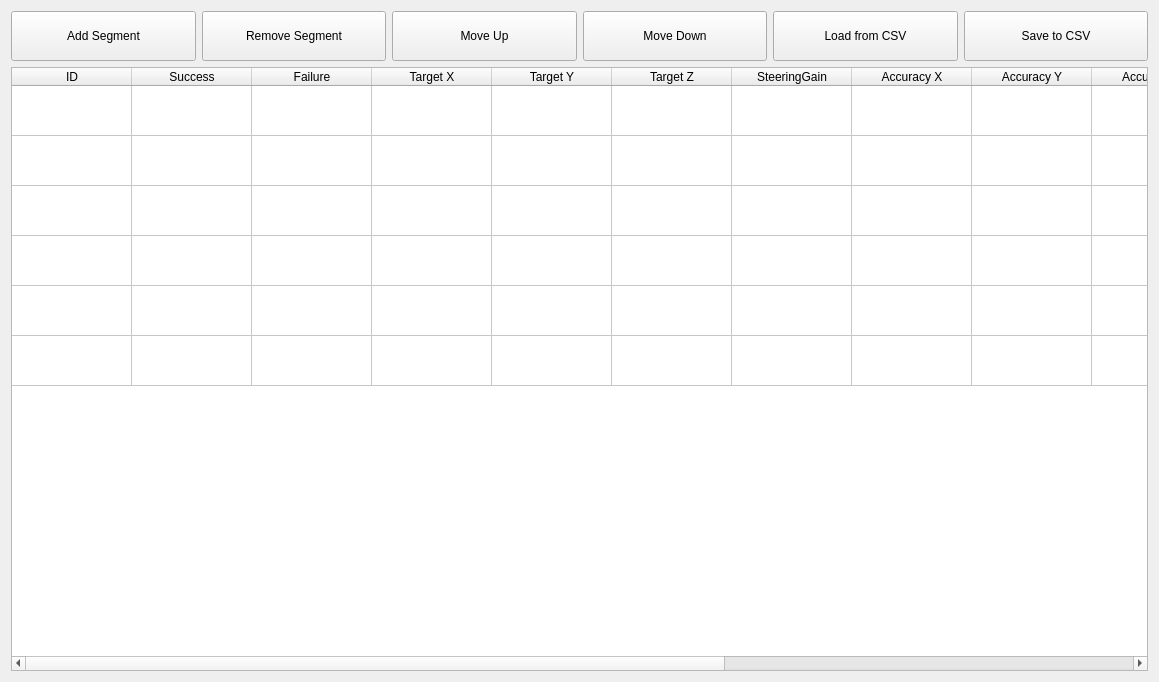
 <widget class="QWidget" name="plannerTool">
  <property name="geometry">
   <rect>
    <x>0</x>
    <y>0</y>
    <width>1159</width>
    <height>682</height>
   </rect>
  </property>
  <property name="windowTitle">
   <string>Autopilot Planner Tool by Evolution Robotics</string>
  </property>
  <property name="styleSheet">
   <string notr="true">/*
 * The MIT License (MIT)
 *
 * Copyright (c) &lt;2013-2014&gt; &lt;Colin Duquesnoy&gt;
 *
 * Permission is hereby granted, free of charge, to any person obtaining a copy
 * of this software and associated documentation files (the &quot;Software&quot;), to deal
 * in the Software without restriction, including without limitation the rights
 * to use, copy, modify, merge, publish, distribute, sublicense, and/or sell
 * copies of the Software, and to permit persons to whom the Software is
 * furnished to do so, subject to the following conditions:

 * The above copyright notice and this permission notice shall be included in
 * all copies or substantial portions of the Software.

 * THE SOFTWARE IS PROVIDED &quot;AS IS&quot;, WITHOUT WARRANTY OF ANY KIND, EXPRESS OR
 * IMPLIED, INCLUDING BUT NOT LIMITED TO THE WARRANTIES OF MERCHANTABILITY,
 * FITNESS FOR A PARTICULAR PURPOSE AND NONINFRINGEMENT. IN NO EVENT SHALL THE
 * AUTHORS OR COPYRIGHT HOLDERS BE LIABLE FOR ANY CLAIM, DAMAGES OR OTHER
 * LIABILITY, WHETHER IN AN ACTION OF CONTRACT, TORT OR OTHERWISE, ARISING FROM,
 * OUT OF OR IN CONNECTION WITH THE SOFTWARE OR THE USE OR OTHER DEALINGS IN
 * THE SOFTWARE.
 */
QToolTip
{
    border: 1px solid #76797C;
    background-color: rgb(90, 102, 117);;
    color: white;
    padding: 5px;
    opacity: 200;
}

QWidget
{
    color: #eff0f1;
    background-color: #31363b;
    selection-background-color:#3daee9;
    selection-color: #eff0f1;
    background-clip: border;
    border-image: none;
    border: 0px transparent black;
    outline: 0;
}

QWidget:item:hover
{
    background-color: #18465d;
    color: #eff0f1;
}

QWidget:item:selected
{
    background-color: #18465d;
}

QCheckBox
{
    spacing: 5px;
    outline: none;
    color: #eff0f1;
    margin-bottom: 2px;
}

QCheckBox:disabled
{
    color: #76797C;
}

QCheckBox::indicator,
QGroupBox::indicator
{
    width: 18px;
    height: 18px;
}
QGroupBox::indicator
{
    margin-left: 2px;
}

QCheckBox::indicator:unchecked
{
    image: url(:/qss_icons/rc/checkbox_unchecked.png);
}

QCheckBox::indicator:unchecked:hover,
QCheckBox::indicator:unchecked:focus,
QCheckBox::indicator:unchecked:pressed,
QGroupBox::indicator:unchecked:hover,
QGroupBox::indicator:unchecked:focus,
QGroupBox::indicator:unchecked:pressed
{
  border: none;
    image: url(:/qss_icons/rc/checkbox_unchecked_focus.png);
}

QCheckBox::indicator:checked
{
    image: url(:/qss_icons/rc/checkbox_checked.png);
}

QCheckBox::indicator:checked:hover,
QCheckBox::indicator:checked:focus,
QCheckBox::indicator:checked:pressed,
QGroupBox::indicator:checked:hover,
QGroupBox::indicator:checked:focus,
QGroupBox::indicator:checked:pressed
{
  border: none;
    image: url(:/qss_icons/rc/checkbox_checked_focus.png);
}


QCheckBox::indicator:indeterminate
{
    image: url(:/qss_icons/rc/checkbox_indeterminate.png);
}

QCheckBox::indicator:indeterminate:focus,
QCheckBox::indicator:indeterminate:hover,
QCheckBox::indicator:indeterminate:pressed
{
    image: url(:/qss_icons/rc/checkbox_indeterminate_focus.png);
}

QCheckBox::indicator:checked:disabled,
QGroupBox::indicator:checked:disabled
{
    image: url(:/qss_icons/rc/checkbox_checked_disabled.png);
}

QCheckBox::indicator:unchecked:disabled,
QGroupBox::indicator:unchecked:disabled
{
    image: url(:/qss_icons/rc/checkbox_unchecked_disabled.png);
}

QRadioButton
{
    spacing: 5px;
    outline: none;
    color: #eff0f1;
    margin-bottom: 2px;
}

QRadioButton:disabled
{
    color: #76797C;
}
QRadioButton::indicator
{
    width: 21px;
    height: 21px;
}

QRadioButton::indicator:unchecked
{
    image: url(:/qss_icons/rc/radio_unchecked.png);
}


QRadioButton::indicator:unchecked:hover,
QRadioButton::indicator:unchecked:focus,
QRadioButton::indicator:unchecked:pressed
{
    border: none;
    outline: none;
    image: url(:/qss_icons/rc/radio_unchecked_focus.png);
}

QRadioButton::indicator:checked
{
    border: none;
    outline: none;
    image: url(:/qss_icons/rc/radio_checked.png);
}

QRadioButton::indicator:checked:hover,
QRadioButton::indicator:checked:focus,
QRadioButton::indicator:checked:pressed
{
    border: none;
    outline: none;
    image: url(:/qss_icons/rc/radio_checked_focus.png);
}

QRadioButton::indicator:checked:disabled
{
    outline: none;
    image: url(:/qss_icons/rc/radio_checked_disabled.png);
}

QRadioButton::indicator:unchecked:disabled
{
    image: url(:/qss_icons/rc/radio_unchecked_disabled.png);
}


QMenuBar
{
    background-color: #31363b;
    color: #eff0f1;
}

QMenuBar::item
{
    background: transparent;
}

QMenuBar::item:selected
{
    background: transparent;
    border: 1px solid #76797C;
}

QMenuBar::item:pressed
{
    border: 1px solid #76797C;
    background-color: #3daee9;
    color: #eff0f1;
    margin-bottom:-1px;
    padding-bottom:1px;
}

QMenu
{
    border: 1px solid #76797C;
    color: #eff0f1;
    margin: 2px;
}

QMenu::icon
{
    margin: 5px;
}

QMenu::item
{
    padding: 5px 30px 5px 30px;
    border: 1px solid transparent; /* reserve space for selection border */
}

QMenu::item:selected
{
    color: #eff0f1;
}

QMenu::separator {
    height: 2px;
    background: lightblue;
    margin-left: 10px;
    margin-right: 5px;
}

QMenu::indicator {
    width: 18px;
    height: 18px;
}

/* non-exclusive indicator = check box style indicator
   (see QActionGroup::setExclusive) */
QMenu::indicator:non-exclusive:unchecked {
    image: url(:/qss_icons/rc/checkbox_unchecked.png);
}

QMenu::indicator:non-exclusive:unchecked:selected {
    image: url(:/qss_icons/rc/checkbox_unchecked_disabled.png);
}

QMenu::indicator:non-exclusive:checked {
    image: url(:/qss_icons/rc/checkbox_checked.png);
}

QMenu::indicator:non-exclusive:checked:selected {
    image: url(:/qss_icons/rc/checkbox_checked_disabled.png);
}

/* exclusive indicator = radio button style indicator (see QActionGroup::setExclusive) */
QMenu::indicator:exclusive:unchecked {
    image: url(:/qss_icons/rc/radio_unchecked.png);
}

QMenu::indicator:exclusive:unchecked:selected {
    image: url(:/qss_icons/rc/radio_unchecked_disabled.png);
}

QMenu::indicator:exclusive:checked {
    image: url(:/qss_icons/rc/radio_checked.png);
}

QMenu::indicator:exclusive:checked:selected {
    image: url(:/qss_icons/rc/radio_checked_disabled.png);
}

QMenu::right-arrow {
    margin: 5px;
    image: url(:/qss_icons/rc/right_arrow.png)
}


QWidget:disabled
{
    color: #454545;
    background-color: #31363b;
}

QAbstractItemView
{
    alternate-background-color: #31363b;
    color: #eff0f1;
    border: 1px solid 3A3939;
    border-radius: 2px;
}

QWidget:focus, QMenuBar:focus
{
    border: 1px solid #3daee9;
}

QTabWidget:focus, QCheckBox:focus, QRadioButton:focus, QSlider:focus
{
    border: none;
}

QLineEdit
{
    background-color: #232629;
    padding: 5px;
    border-style: solid;
    border: 1px solid #76797C;
    border-radius: 2px;
    color: #eff0f1;
}

QAbstractItemView QLineEdit
{
    padding: 0;
}

QGroupBox {
    border:1px solid #76797C;
    border-radius: 2px;
    margin-top: 20px;
}

QGroupBox::title {
    subcontrol-origin: margin;
    subcontrol-position: top center;
    padding-left: 10px;
    padding-right: 10px;
    padding-top: 10px;
}

QAbstractScrollArea
{
    border-radius: 2px;
    border: 1px solid #76797C;
    background-color: transparent;
}

QScrollBar:horizontal
{
    height: 15px;
    margin: 3px 15px 3px 15px;
    border: 1px transparent #2A2929;
    border-radius: 4px;
    background-color: #2A2929;
}

QScrollBar::handle:horizontal
{
    background-color: #605F5F;
    min-width: 5px;
    border-radius: 4px;
}

QScrollBar::add-line:horizontal
{
    margin: 0px 3px 0px 3px;
    border-image: url(:/qss_icons/rc/right_arrow_disabled.png);
    width: 10px;
    height: 10px;
    subcontrol-position: right;
    subcontrol-origin: margin;
}

QScrollBar::sub-line:horizontal
{
    margin: 0px 3px 0px 3px;
    border-image: url(:/qss_icons/rc/left_arrow_disabled.png);
    height: 10px;
    width: 10px;
    subcontrol-position: left;
    subcontrol-origin: margin;
}

QScrollBar::add-line:horizontal:hover,QScrollBar::add-line:horizontal:on
{
    border-image: url(:/qss_icons/rc/right_arrow.png);
    height: 10px;
    width: 10px;
    subcontrol-position: right;
    subcontrol-origin: margin;
}


QScrollBar::sub-line:horizontal:hover, QScrollBar::sub-line:horizontal:on
{
    border-image: url(:/qss_icons/rc/left_arrow.png);
    height: 10px;
    width: 10px;
    subcontrol-position: left;
    subcontrol-origin: margin;
}

QScrollBar::up-arrow:horizontal, QScrollBar::down-arrow:horizontal
{
    background: none;
}


QScrollBar::add-page:horizontal, QScrollBar::sub-page:horizontal
{
    background: none;
}

QScrollBar:vertical
{
    background-color: #2A2929;
    width: 15px;
    margin: 15px 3px 15px 3px;
    border: 1px transparent #2A2929;
    border-radius: 4px;
}

QScrollBar::handle:vertical
{
    background-color: #605F5F;
    min-height: 5px;
    border-radius: 4px;
}

QScrollBar::sub-line:vertical
{
    margin: 3px 0px 3px 0px;
    border-image: url(:/qss_icons/rc/up_arrow_disabled.png);
    height: 10px;
    width: 10px;
    subcontrol-position: top;
    subcontrol-origin: margin;
}

QScrollBar::add-line:vertical
{
    margin: 3px 0px 3px 0px;
    border-image: url(:/qss_icons/rc/down_arrow_disabled.png);
    height: 10px;
    width: 10px;
    subcontrol-position: bottom;
    subcontrol-origin: margin;
}

QScrollBar::sub-line:vertical:hover,QScrollBar::sub-line:vertical:on
{

    border-image: url(:/qss_icons/rc/up_arrow.png);
    height: 10px;
    width: 10px;
    subcontrol-position: top;
    subcontrol-origin: margin;
}


QScrollBar::add-line:vertical:hover, QScrollBar::add-line:vertical:on
{
    border-image: url(:/qss_icons/rc/down_arrow.png);
    height: 10px;
    width: 10px;
    subcontrol-position: bottom;
    subcontrol-origin: margin;
}

QScrollBar::up-arrow:vertical, QScrollBar::down-arrow:vertical
{
    background: none;
}


QScrollBar::add-page:vertical, QScrollBar::sub-page:vertical
{
    background: none;
}

QTextEdit
{
    background-color: #232629;
    color: #eff0f1;
    border: 1px solid #76797C;
}

QPlainTextEdit
{
    background-color: #232629;;
    color: #eff0f1;
    border-radius: 2px;
    border: 1px solid #76797C;
}

QHeaderView::section
{
    background-color: #76797C;
    color: #eff0f1;
    padding: 5px;
    border: 1px solid #76797C;
}

QSizeGrip {
    image: url(:/qss_icons/rc/sizegrip.png);
    width: 12px;
    height: 12px;
}


QMainWindow::separator
{
    background-color: #31363b;
    color: white;
    padding-left: 4px;
    spacing: 2px;
    border: 1px dashed #76797C;
}

QMainWindow::separator:hover
{

    background-color: #787876;
    color: white;
    padding-left: 4px;
    border: 1px solid #76797C;
    spacing: 2px;
}


QMenu::separator
{
    height: 1px;
    background-color: #76797C;
    color: white;
    padding-left: 4px;
    margin-left: 10px;
    margin-right: 5px;
}


QFrame
{
    border-radius: 2px;
    border: 1px solid #76797C;
}

QFrame[frameShape=&quot;0&quot;]
{
    border-radius: 2px;
    border: 1px transparent #76797C;
}

QStackedWidget
{
    border: 1px transparent black;
}

QToolBar {
    border: 1px transparent #393838;
    background: 1px solid #31363b;
    font-weight: bold;
}

QToolBar::handle:horizontal {
    image: url(:/qss_icons/rc/Hmovetoolbar.png);
}
QToolBar::handle:vertical {
    image: url(:/qss_icons/rc/Vmovetoolbar.png);
}
QToolBar::separator:horizontal {
    image: url(:/qss_icons/rc/Hsepartoolbar.png);
}
QToolBar::separator:vertical {
    image: url(:/qss_icons/rc/Vsepartoolbar.png);
}
QToolButton#qt_toolbar_ext_button {
    background: #58595a
}

QPushButton
{
    color: #eff0f1;
    background-color: #31363b;
    border-width: 1px;
    border-color: #76797C;
    border-style: solid;
    padding: 5px;
    border-radius: 2px;
    outline: none;
}

QPushButton:disabled
{
    background-color: #31363b;
    border-width: 1px;
    border-color: #454545;
    border-style: solid;
    padding-top: 5px;
    padding-bottom: 5px;
    padding-left: 10px;
    padding-right: 10px;
    border-radius: 2px;
    color: #454545;
}

QPushButton:focus {
    background-color: #3daee9;
    color: white;
}

QPushButton:pressed
{
    background-color: #3daee9;
    padding-top: -15px;
    padding-bottom: -17px;
}

QComboBox
{
    selection-background-color: #3daee9;
    border-style: solid;
    border: 1px solid #76797C;
    border-radius: 2px;
    padding: 5px;
    min-width: 75px;
}

QPushButton:checked{
    background-color: #76797C;
    border-color: #6A6969;
}

QComboBox:hover,QPushButton:hover,QAbstractSpinBox:hover,QLineEdit:hover,QTextEdit:hover,QPlainTextEdit:hover,QAbstractView:hover,QTreeView:hover
{
    border: 1px solid #3daee9;
    color: #eff0f1;
}

QComboBox:on
{
    padding-top: 3px;
    padding-left: 4px;
    selection-background-color: #4a4a4a;
}

QComboBox QAbstractItemView
{
    background-color: #232629;
    border-radius: 2px;
    border: 1px solid #76797C;
    selection-background-color: #18465d;
}

QComboBox::drop-down
{
    subcontrol-origin: padding;
    subcontrol-position: top right;
    width: 15px;

    border-left-width: 0px;
    border-left-color: darkgray;
    border-left-style: solid;
    border-top-right-radius: 3px;
    border-bottom-right-radius: 3px;
}

QComboBox::down-arrow
{
    image: url(:/qss_icons/rc/down_arrow_disabled.png);
}

QComboBox::down-arrow:on, QComboBox::down-arrow:hover,
QComboBox::down-arrow:focus
{
    image: url(:/qss_icons/rc/down_arrow.png);
}

QAbstractSpinBox {
    padding: 5px;
    border: 1px solid #76797C;
    background-color: #232629;
    color: #eff0f1;
    border-radius: 2px;
    min-width: 75px;
}

QAbstractSpinBox:up-button
{
    background-color: transparent;
    subcontrol-origin: border;
    subcontrol-position: center right;
}

QAbstractSpinBox:down-button
{
    background-color: transparent;
    subcontrol-origin: border;
    subcontrol-position: center left;
}

QAbstractSpinBox::up-arrow,QAbstractSpinBox::up-arrow:disabled,QAbstractSpinBox::up-arrow:off {
    image: url(:/qss_icons/rc/up_arrow_disabled.png);
    width: 10px;
    height: 10px;
}
QAbstractSpinBox::up-arrow:hover
{
    image: url(:/qss_icons/rc/up_arrow.png);
}


QAbstractSpinBox::down-arrow,QAbstractSpinBox::down-arrow:disabled,QAbstractSpinBox::down-arrow:off
{
    image: url(:/qss_icons/rc/down_arrow_disabled.png);
    width: 10px;
    height: 10px;
}
QAbstractSpinBox::down-arrow:hover
{
    image: url(:/qss_icons/rc/down_arrow.png);
}


QLabel
{
    border: 0px solid black;
}

QTabWidget{
    border: 0px transparent black;
}

QTabWidget::pane {
    border: 1px solid #76797C;
    padding: 5px;
    margin: 0px;
}

QTabWidget::tab-bar {
    left: 5px; /* move to the right by 5px */
}

QTabBar
{
    qproperty-drawBase: 0;
    border-radius: 3px;
}

QTabBar:focus
{
    border: 0px transparent black;
}

QTabBar::close-button  {
    image: url(:/qss_icons/rc/close.png);
    background: transparent;
}

QTabBar::close-button:hover
{
    image: url(:/qss_icons/rc/close-hover.png);
    background: transparent;
}

QTabBar::close-button:pressed {
    image: url(:/qss_icons/rc/close-pressed.png);
    background: transparent;
}

/* TOP TABS */
QTabBar::tab:top {
    color: #eff0f1;
    border: 1px solid #76797C;
    border-bottom: 1px transparent black;
    background-color: #31363b;
    padding: 5px;
    min-width: 50px;
    border-top-left-radius: 2px;
    border-top-right-radius: 2px;
}

QTabBar::tab:top:!selected
{
    color: #eff0f1;
    background-color: #54575B;
    border: 1px solid #76797C;
    border-bottom: 1px transparent black;
    border-top-left-radius: 2px;
    border-top-right-radius: 2px;    
}

QTabBar::tab:top:!selected:hover {
    background-color: #3daee9;
}

/* BOTTOM TABS */
QTabBar::tab:bottom {
    color: #eff0f1;
    border: 1px solid #76797C;
    border-top: 1px transparent black;
    background-color: #31363b;
    padding: 5px;
    border-bottom-left-radius: 2px;
    border-bottom-right-radius: 2px;
    min-width: 50px;
}

QTabBar::tab:bottom:!selected
{
    color: #eff0f1;
    background-color: #54575B;
    border: 1px solid #76797C;
    border-top: 1px transparent black;
    border-bottom-left-radius: 2px;
    border-bottom-right-radius: 2px;
}

QTabBar::tab:bottom:!selected:hover {
    background-color: #3daee9;
}

/* LEFT TABS */
QTabBar::tab:left {
    color: #eff0f1;
    border: 1px solid #76797C;
    border-left: 1px transparent black;
    background-color: #31363b;
    padding: 5px;
    border-top-right-radius: 2px;
    border-bottom-right-radius: 2px;
    min-height: 50px;
}

QTabBar::tab:left:!selected
{
    color: #eff0f1;
    background-color: #54575B;
    border: 1px solid #76797C;
    border-left: 1px transparent black;
    border-top-right-radius: 2px;
    border-bottom-right-radius: 2px;
}

QTabBar::tab:left:!selected:hover {
    background-color: #3daee9;
}


/* RIGHT TABS */
QTabBar::tab:right {
    color: #eff0f1;
    border: 1px solid #76797C;
    border-right: 1px transparent black;
    background-color: #31363b;
    padding: 5px;
    border-top-left-radius: 2px;
    border-bottom-left-radius: 2px;
    min-height: 50px;
}

QTabBar::tab:right:!selected
{
    color: #eff0f1;
    background-color: #54575B;
    border: 1px solid #76797C;
    border-right: 1px transparent black;
    border-top-left-radius: 2px;
    border-bottom-left-radius: 2px;
}

QTabBar::tab:right:!selected:hover {
    background-color: #3daee9;
}

QTabBar QToolButton::right-arrow:enabled {
     image: url(:/qss_icons/rc/right_arrow.png);
 }

 QTabBar QToolButton::left-arrow:enabled {
     image: url(:/qss_icons/rc/left_arrow.png);
 }

QTabBar QToolButton::right-arrow:disabled {
     image: url(:/qss_icons/rc/right_arrow_disabled.png);
 }

 QTabBar QToolButton::left-arrow:disabled {
     image: url(:/qss_icons/rc/left_arrow_disabled.png);
 }


QDockWidget {
    background: #31363b;
    border: 1px solid #403F3F;
    titlebar-close-icon: url(:/qss_icons/rc/close.png);
    titlebar-normal-icon: url(:/qss_icons/rc/undock.png);
}

QDockWidget::close-button, QDockWidget::float-button {
    border: 1px solid transparent;
    border-radius: 2px;
    background: transparent;
}

QDockWidget::close-button:hover, QDockWidget::float-button:hover {
    background: rgba(255, 255, 255, 10);
}

QDockWidget::close-button:pressed, QDockWidget::float-button:pressed {
    padding: 1px -1px -1px 1px;
    background: rgba(255, 255, 255, 10);
}

QTreeView, QListView
{
    border: 1px solid #76797C;
    background-color: #232629;
}

QTreeView:branch:selected, QTreeView:branch:hover
{
    background: url(:/qss_icons/rc/transparent.png);
}

QTreeView::branch:has-siblings:!adjoins-item {
    border-image: url(:/qss_icons/rc/transparent.png);
}

QTreeView::branch:has-siblings:adjoins-item {
    border-image: url(:/qss_icons/rc/transparent.png);
}

QTreeView::branch:!has-children:!has-siblings:adjoins-item {
    border-image: url(:/qss_icons/rc/transparent.png);
}

QTreeView::branch:has-children:!has-siblings:closed,
QTreeView::branch:closed:has-children:has-siblings {
    image: url(:/qss_icons/rc/branch_closed.png);
}

QTreeView::branch:open:has-children:!has-siblings,
QTreeView::branch:open:has-children:has-siblings  {
    image: url(:/qss_icons/rc/branch_open.png);
}

QTreeView::branch:has-children:!has-siblings:closed:hover,
QTreeView::branch:closed:has-children:has-siblings:hover {
    image: url(:/qss_icons/rc/branch_closed-on.png);
    }

QTreeView::branch:open:has-children:!has-siblings:hover,
QTreeView::branch:open:has-children:has-siblings:hover  {
    image: url(:/qss_icons/rc/branch_open-on.png);
    }

QListView::item:!selected:hover, QTreeView::item:!selected:hover  {
    background: #18465d;
    outline: 0;
    color: #eff0f1
}

QListView::item:selected:hover, QTreeView::item:selected:hover  {
    background: #287399;
    color: #eff0f1;
}

QSlider::groove:horizontal {
    border: 1px solid #565a5e;
    height: 4px;
    background: #565a5e;
    margin: 0px;
    border-radius: 2px;
}

QSlider::handle:horizontal {
    background: #232629;
    border: 1px solid #565a5e;
    width: 16px;
    height: 16px;
    margin: -8px 0;
    border-radius: 9px;
}

QSlider::groove:vertical {
    border: 1px solid #565a5e;
    width: 4px;
    background: #565a5e;
    margin: 0px;
    border-radius: 3px;
}

QSlider::handle:vertical {
    background: #232629;
    border: 1px solid #565a5e;
    width: 16px;
    height: 16px;
    margin: 0 -8px;
    border-radius: 9px;
}

QToolButton {
    background-color: transparent;
    border: 1px transparent #76797C;
    border-radius: 2px;
    margin: 3px;
    padding: 5px;
}

QToolButton[popupMode=&quot;1&quot;] { /* only for MenuButtonPopup */
 padding-right: 20px; /* make way for the popup button */
 border: 1px #76797C;
 border-radius: 5px;
}

QToolButton[popupMode=&quot;2&quot;] { /* only for InstantPopup */
 padding-right: 10px; /* make way for the popup button */
 border: 1px #76797C;
}


QToolButton:hover, QToolButton::menu-button:hover {
    background-color: transparent;
    border: 1px solid #3daee9;
    padding: 5px;
}

QToolButton:checked, QToolButton:pressed,
        QToolButton::menu-button:pressed {
    background-color: #3daee9;
    border: 1px solid #3daee9;
    padding: 5px;
}

/* the subcontrol below is used only in the InstantPopup or DelayedPopup mode */
QToolButton::menu-indicator {
    image: url(:/qss_icons/rc/down_arrow.png);
    top: -7px; left: -2px; /* shift it a bit */
}

/* the subcontrols below are used only in the MenuButtonPopup mode */
QToolButton::menu-button {
    border: 1px transparent #76797C;
    border-top-right-radius: 6px;
    border-bottom-right-radius: 6px;
    /* 16px width + 4px for border = 20px allocated above */
    width: 16px;
    outline: none;
}

QToolButton::menu-arrow {
    image: url(:/qss_icons/rc/down_arrow.png);
}

QToolButton::menu-arrow:open {
    border: 1px solid #76797C;
}

QPushButton::menu-indicator  {
    subcontrol-origin: padding;
    subcontrol-position: bottom right;
    left: 8px;
}

QTableView
{
    border: 1px solid #76797C;
    gridline-color: #31363b;
    background-color: #232629;
}


QTableView, QHeaderView
{
    border-radius: 0px;
}

QTableView::item:pressed, QListView::item:pressed, QTreeView::item:pressed  {
    background: #18465d;
    color: #eff0f1;
}

QTableView::item:selected:active, QTreeView::item:selected:active, QListView::item:selected:active  {
    background: #287399;
    color: #eff0f1;
}


QHeaderView
{
    background-color: #31363b;
    border: 1px transparent;
    border-radius: 0px;
    margin: 0px;
    padding: 0px;

}

QHeaderView::section  {
    background-color: #31363b;
    color: #eff0f1;
    padding: 5px;
    border: 1px solid #76797C;
    border-radius: 0px;
    text-align: center;
}

QHeaderView::section::vertical::first, QHeaderView::section::vertical::only-one
{
    border-top: 1px solid #76797C;
}

QHeaderView::section::vertical
{
    border-top: transparent;
}

QHeaderView::section::horizontal::first, QHeaderView::section::horizontal::only-one
{
    border-left: 1px solid #76797C;
}

QHeaderView::section::horizontal
{
    border-left: transparent;
}


QHeaderView::section:checked
 {
    color: white;
    background-color: #334e5e;
 }

 /* style the sort indicator */
QHeaderView::down-arrow {
    image: url(:/qss_icons/rc/down_arrow.png);
}

QHeaderView::up-arrow {
    image: url(:/qss_icons/rc/up_arrow.png);
}


QTableCornerButton::section {
    background-color: #31363b;
    border: 1px transparent #76797C;
    border-radius: 0px;
}

QToolBox  {
    padding: 5px;
    border: 1px transparent black;
}

QToolBox::tab {
    color: #eff0f1;
    background-color: #31363b;
    border: 1px solid #76797C;
    border-bottom: 1px transparent #31363b;
    border-top-left-radius: 5px;
    border-top-right-radius: 5px;
}

QToolBox::tab:selected { /* italicize selected tabs */
    font: italic;
    background-color: #31363b;
    border-color: #3daee9;
 }

QStatusBar::item {
    border: 0px transparent dark;
 }


QFrame[height=&quot;3&quot;], QFrame[width=&quot;3&quot;] {
    background-color: #76797C;
}


QSplitter::handle {
    border: 1px dashed #76797C;
}

QSplitter::handle:hover {
    background-color: #787876;
    border: 1px solid #76797C;
}

QSplitter::handle:horizontal {
    width: 1px;
}

QSplitter::handle:vertical {
    height: 1px;
}

QProgressBar {
    border: 1px solid #76797C;
    border-radius: 5px;
    text-align: center;
}

QProgressBar::chunk {
    background-color: #05B8CC;
}

QDateEdit
{
    selection-background-color: #3daee9;
    border-style: solid;
    border: 1px solid #3375A3;
    border-radius: 2px;
    padding: 1px;
    min-width: 75px;
}

QDateEdit:on
{
    padding-top: 3px;
    padding-left: 4px;
    selection-background-color: #4a4a4a;
}

QDateEdit QAbstractItemView
{
    background-color: #232629;
    border-radius: 2px;
    border: 1px solid #3375A3;
    selection-background-color: #3daee9;
}

QDateEdit::drop-down
{
    subcontrol-origin: padding;
    subcontrol-position: top right;
    width: 15px;
    border-left-width: 0px;
    border-left-color: darkgray;
    border-left-style: solid;
    border-top-right-radius: 3px;
    border-bottom-right-radius: 3px;
}

QDateEdit::down-arrow
{
    image: url(:/qss_icons/rc/down_arrow_disabled.png);
}

QDateEdit::down-arrow:on, QDateEdit::down-arrow:hover,
QDateEdit::down-arrow:focus
{
    image: url(:/qss_icons/rc/down_arrow.png);
}</string>
  </property>
  <layout class="QGridLayout" name="gridLayout">
   <item row="0" column="3">
    <widget class="QPushButton" name="pushButton_4">
     <property name="sizePolicy">
      <sizepolicy hsizetype="Minimum" vsizetype="Minimum">
       <horstretch>0</horstretch>
       <verstretch>0</verstretch>
      </sizepolicy>
     </property>
     <property name="text">
      <string>Move Down</string>
     </property>
     <property name="icon">
      <iconset theme="go-down"/>
     </property>
    </widget>
   </item>
   <item row="0" column="0">
    <widget class="QPushButton" name="pushButton">
     <property name="sizePolicy">
      <sizepolicy hsizetype="Minimum" vsizetype="Minimum">
       <horstretch>0</horstretch>
       <verstretch>0</verstretch>
      </sizepolicy>
     </property>
     <property name="maximumSize">
      <size>
       <width>16777215</width>
       <height>50</height>
      </size>
     </property>
     <property name="text">
      <string>Add Segment</string>
     </property>
     <property name="icon">
      <iconset theme="list-add"/>
     </property>
    </widget>
   </item>
   <item row="0" column="2">
    <widget class="QPushButton" name="pushButton_3">
     <property name="sizePolicy">
      <sizepolicy hsizetype="Minimum" vsizetype="Minimum">
       <horstretch>0</horstretch>
       <verstretch>0</verstretch>
      </sizepolicy>
     </property>
     <property name="text">
      <string>Move Up</string>
     </property>
     <property name="icon">
      <iconset theme="go-up"/>
     </property>
    </widget>
   </item>
   <item row="0" column="1">
    <widget class="QPushButton" name="pushButton_2">
     <property name="sizePolicy">
      <sizepolicy hsizetype="Minimum" vsizetype="Minimum">
       <horstretch>0</horstretch>
       <verstretch>0</verstretch>
      </sizepolicy>
     </property>
     <property name="text">
      <string>Remove Segment</string>
     </property>
     <property name="icon">
      <iconset theme="list-remove"/>
     </property>
    </widget>
   </item>
   <item row="0" column="4">
    <widget class="QPushButton" name="pushButton_5">
     <property name="sizePolicy">
      <sizepolicy hsizetype="Minimum" vsizetype="Minimum">
       <horstretch>0</horstretch>
       <verstretch>0</verstretch>
      </sizepolicy>
     </property>
     <property name="text">
      <string>Load from CSV</string>
     </property>
     <property name="icon">
      <iconset theme="document-open"/>
     </property>
    </widget>
   </item>
   <item row="0" column="5">
    <widget class="QPushButton" name="pushButton_6">
     <property name="sizePolicy">
      <sizepolicy hsizetype="Minimum" vsizetype="Minimum">
       <horstretch>0</horstretch>
       <verstretch>0</verstretch>
      </sizepolicy>
     </property>
     <property name="text">
      <string>Save to CSV</string>
     </property>
     <property name="icon">
      <iconset theme="document-save"/>
     </property>
    </widget>
   </item>
   <item row="1" column="0" rowspan="4" colspan="6">
    <widget class="QTableWidget" name="segmentEditor">
     <property name="sizePolicy">
      <sizepolicy hsizetype="Expanding" vsizetype="Expanding">
       <horstretch>0</horstretch>
       <verstretch>0</verstretch>
      </sizepolicy>
     </property>
     <property name="styleSheet">
      <string notr="true"/>
     </property>
     <property name="alternatingRowColors">
      <bool>false</bool>
     </property>
     <property name="verticalScrollMode">
      <enum>QAbstractItemView::ScrollPerPixel</enum>
     </property>
     <property name="horizontalScrollMode">
      <enum>QAbstractItemView::ScrollPerPixel</enum>
     </property>
     <property name="columnCount">
      <number>15</number>
     </property>
     <attribute name="horizontalHeaderCascadingSectionResizes">
      <bool>false</bool>
     </attribute>
     <attribute name="horizontalHeaderDefaultSectionSize">
      <number>120</number>
     </attribute>
     <attribute name="horizontalHeaderHighlightSections">
      <bool>false</bool>
     </attribute>
     <attribute name="horizontalHeaderMinimumSectionSize">
      <number>120</number>
     </attribute>
     <attribute name="horizontalHeaderShowSortIndicator" stdset="0">
      <bool>false</bool>
     </attribute>
     <attribute name="horizontalHeaderStretchLastSection">
      <bool>false</bool>
     </attribute>
     <attribute name="verticalHeaderVisible">
      <bool>false</bool>
     </attribute>
     <attribute name="verticalHeaderDefaultSectionSize">
      <number>50</number>
     </attribute>
     <attribute name="verticalHeaderMinimumSectionSize">
      <number>50</number>
     </attribute>
     <attribute name="verticalHeaderShowSortIndicator" stdset="0">
      <bool>false</bool>
     </attribute>
     <attribute name="verticalHeaderStretchLastSection">
      <bool>false</bool>
     </attribute>
     <row>
      <property name="text">
       <string>New Row</string>
      </property>
     </row>
     <row>
      <property name="text">
       <string>New Row</string>
      </property>
     </row>
     <row>
      <property name="text">
       <string>New Row</string>
      </property>
     </row>
     <row>
      <property name="text">
       <string>New Row</string>
      </property>
     </row>
     <row>
      <property name="text">
       <string>New Row</string>
      </property>
     </row>
     <row>
      <property name="text">
       <string>New Row</string>
      </property>
     </row>
     <column>
      <property name="text">
       <string>ID</string>
      </property>
     </column>
     <column>
      <property name="text">
       <string>Success</string>
      </property>
     </column>
     <column>
      <property name="text">
       <string>Failure</string>
      </property>
     </column>
     <column>
      <property name="text">
       <string>Target X</string>
      </property>
     </column>
     <column>
      <property name="text">
       <string>Target Y</string>
      </property>
     </column>
     <column>
      <property name="text">
       <string>Target Z</string>
      </property>
     </column>
     <column>
      <property name="text">
       <string>SteeringGain</string>
      </property>
     </column>
     <column>
      <property name="text">
       <string>Accuracy X</string>
      </property>
     </column>
     <column>
      <property name="text">
       <string>Accuracy Y</string>
      </property>
     </column>
     <column>
      <property name="text">
       <string>Accuracy Z</string>
      </property>
     </column>
     <column>
      <property name="text">
       <string>BasePower</string>
      </property>
     </column>
     <column>
      <property name="text">
       <string>LowestPower</string>
      </property>
     </column>
     <column>
      <property name="text">
       <string>PowerGain</string>
      </property>
     </column>
     <column>
      <property name="text">
       <string>RampUp</string>
      </property>
     </column>
     <column>
      <property name="text">
       <string>RampDown</string>
      </property>
     </column>
    </widget>
   </item>
  </layout>
 </widget>
